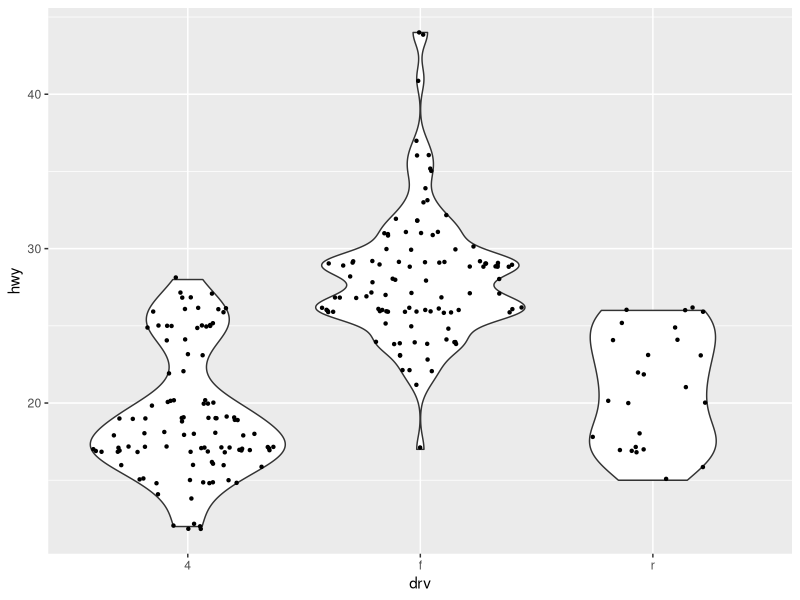
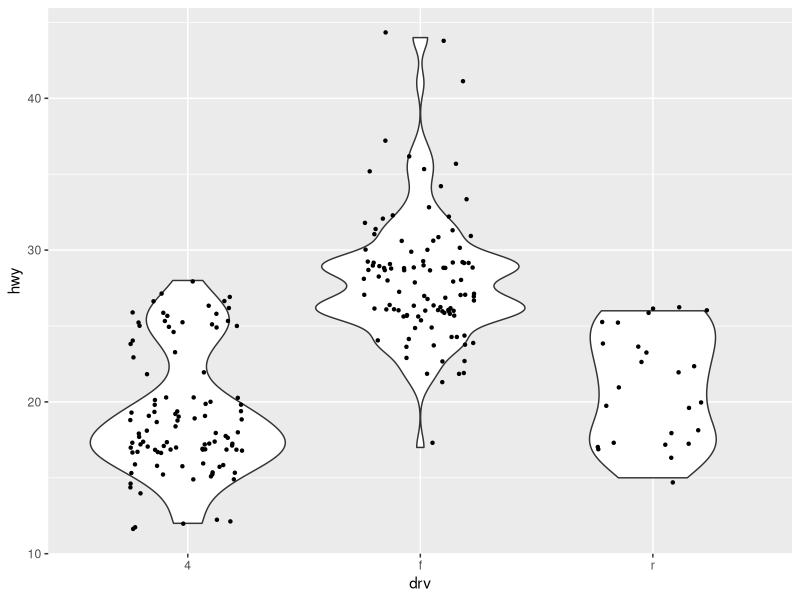

Generate these figures, in order, with R:
## ---- chunk 1
library(ggforce)


ggplot(mpg,aes(x = drv, y = hwy ))+
     geom_violin()+
    geom_sina(size = 0.85)

## ---- chunk 2
ggplot(mpg,aes(x = drv, y = hwy ))+
    geom_violin()+
    geom_jitter(width = 0.25, size = 0.85)
